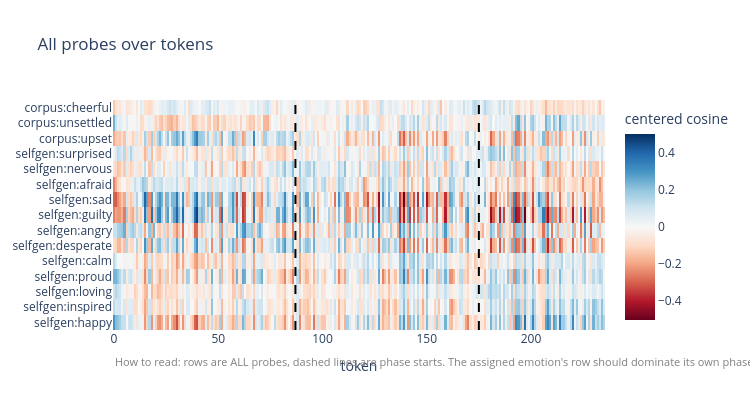

Notebook cell for this chart:
### Markdown cell above
**The confound check** — all 12 selfgen-lineage probes (plus the triple's corpus probes)
over the same story. The assigned emotion's row should dominate its own phase; any off-triple
row hot everywhere would mean the probes read valence/style, not emotion identity.

### Code cell
battery_idx = [i for i, name in enumerate(labels) if name.startswith("selfgen:")]
triple_idx = [labels.index(f"corpus:{e}") for e in emotions]
rows_idx = battery_idx + triple_idx
row_names = [labels[i] for i in rows_idx]
d = shard["dots"].astype(np.float32)[:, L33]
d = d - d.mean(0, keepdims=True)
heat = d[:, rows_idx] / np.clip(shard["norms_centered"].astype(np.float32)[:, L33][:, None], 1e-6, None)
tp.probe_heatmap_figure(heat, row_names, starts).show()

### Figure 1 — Plotly figure (JSON) as saved in the notebook; plotly's stock layout.template omitted (floating-point values rounded to 4 significant figures; data arrays with more than 128 entries replaced by an {"elided": "..."} marker saying what was removed)
{"data": [{"colorbar": {"title": {"text": "centered cosine"}}, "colorscale": [[0.0, "rgb(103,0,31)"], [0.1, "rgb(178,24,43)"], [0.2, "rgb(214,96,77)"], [0.3, "rgb(244,165,130)"], [0.4, "rgb(253,219,199)"], [0.5, "rgb(247,247,247)"], [0.6, "rgb(209,229,240)"], [0.7, "rgb(146,197,222)"], [0.8, "rgb(67,147,195)"], [0.9, "rgb(33,102,172)"], [1.0, "rgb(5,48,97)"]], "type": "heatmap", "x": {"elided": "236 int values"}, "y": ["selfgen:happy", "selfgen:inspired", "selfgen:loving", "selfgen:proud", "selfgen:calm", "selfgen:desperate", "selfgen:angry", "selfgen:guilty", "selfgen:sad", "selfgen:afraid", "selfgen:nervous", "selfgen:surprised", "corpus:upset", "corpus:unsettled", "corpus:cheerful"], "z": {"elided": "15x236 float values"}, "zmid": 0}], "layout": {"annotations": [{"align": "left", "font": {"color": "gray", "size": 11}, "showarrow": false, "text": "How to read: rows are ALL probes, dashed lines are phase starts. The assigned emotion's row should dominate its own phase; an off-triple row lighting up everywhere means the probes are reading shared valence or style, not emotion identity.", "x": 0, "xref": "paper", "y": -0.18, "yref": "paper"}], "height": 420, "margin": {"b": 90}, "shapes": [{"line": {"color": "black", "dash": "dash"}, "type": "line", "x0": 87, "x1": 87, "xref": "x", "y0": 0, "y1": 1, "yref": "y domain"}, {"line": {"color": "black", "dash": "dash"}, "type": "line", "x0": 175, "x1": 175, "xref": "x", "y0": 0, "y1": 1, "yref": "y domain"}], "title": {"text": "All probes over tokens"}, "width": 750, "xaxis": {"title": {"text": "token"}}}}
